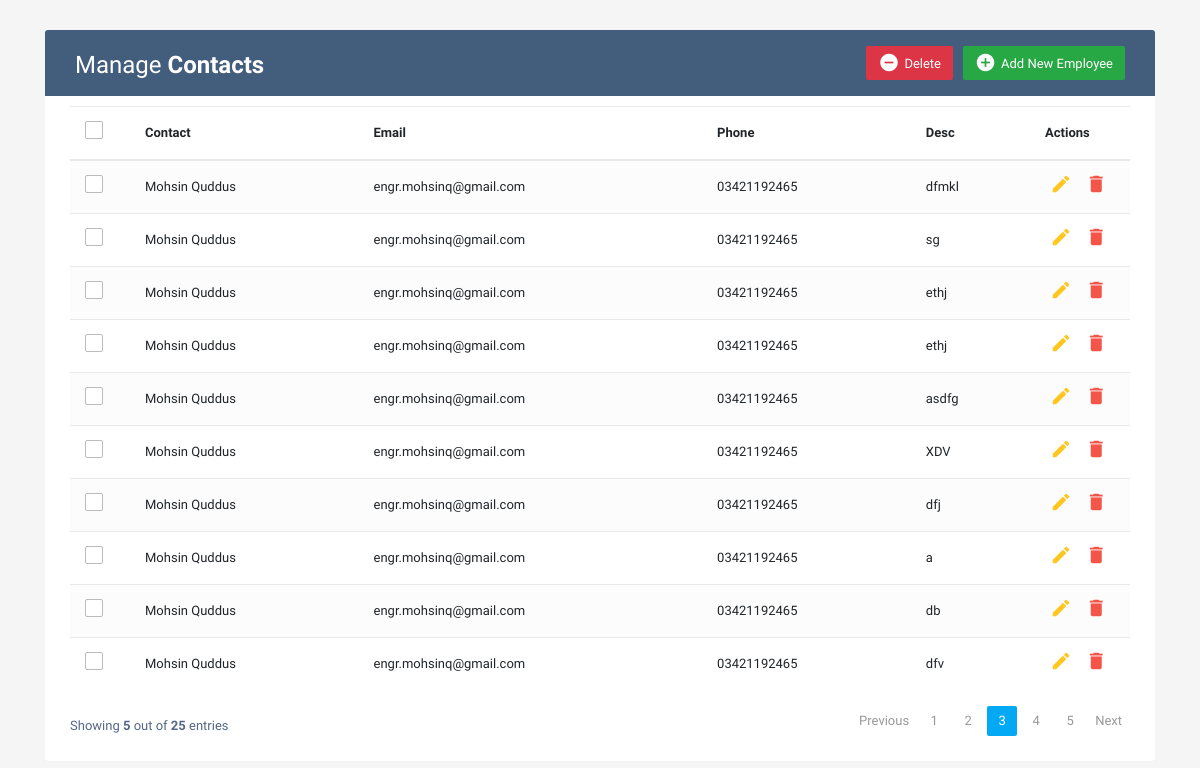
Screenshot of /contacts/display with the database file from the repository.
### Contacts/models.py (models this page shows, shortened)
class Contacts(models.Model):
    name = models.CharField(max_length=250)
    phone = models.CharField(max_length=250)
    email = models.CharField(max_length=250)
    desc = models.TextField(max_length=50)
    date = models.DateTimeField(auto_now=False, auto_now_add=False)

### Contacts/views.py (the view)
# urls.py: path('display', display, name='insert'),
def display(request):
    contacts = Contacts.objects.all()
    return render(request,'contacts/display.html',{'contacts':contacts})

### Templates/contacts/display.html (shortened to what this page needs)
<!DOCTYPE html>
<html lang="en">
<head>
<link rel="stylesheet" href="https://stackpath.bootstrapcdn.com/bootstrap/4.5.0/css/bootstrap.min.css">
<link rel="stylesheet" href="https://maxcdn.bootstrapcdn.com/font-awesome/4.7.0/css/font-awesome.min.css">
</head>
<body>
<div class="container-xl">
	<div class="table-responsive">
		<div class="table-wrapper">
			<div class="table-title">
				<div class="row">
					<div class="col-sm-6">
						<h2>Manage <b>Contacts</b></h2>
					</div>
					<div class="col-sm-6">
						<a href="/contacts/insert" class="btn btn-success"><i class="material-icons">&#xE147;</i> <span>Add New Employee</span></a>
						<a href="#deleteEmployeeModal" class="btn btn-danger" data-toggle="modal"><i class="material-icons">&#xE15C;</i> <span>Delete</span></a>
					</div>
				</div>
			</div>
			<table class="table table-striped table-hover">
				<thead>
					<tr>
						<th>
							<span class="custom-checkbox">
								<label for="selectAll"></label>
							</span>
						</th>
						<th>Contact</th>
						<th>Email</th>
						<th>Phone</th>
						<th>Desc</th>
						<th>Actions</th>
					</tr>
				</thead>
				<tbody>
					{% for contact in contacts %}
					<tr>
						<td>
							<span class="custom-checkbox">
								<label for="checkbox1"></label>
							</span>
						</td>
						<td>{{contact.name}}</td>
						<td>{{contact.email}}</td>
						<td>{{contact.phone}}</td>
						<td>{{contact.desc}}</td>
						<td>
							<a href="#editEmployeeModal" class="edit" data-toggle="modal"><i class="material-icons" data-toggle="tooltip" title="Edit">&#xE254;</i></a>
							<a href="#deleteEmployeeModal" class="delete" data-toggle="modal"><i class="material-icons" data-toggle="tooltip" title="Delete">&#xE872;</i></a>
						</td>
					</tr>
					{% endfor %}
				</tbody>
			</table>
			<div class="clearfix">
				<div class="hint-text">Showing <b>5</b> out of <b>25</b> entries</div>
				<ul class="pagination">
					<li class="page-item disabled"><a href="#">Previous</a></li>
					<li class="page-item"><a href="#" class="page-link">1</a></li>
					<li class="page-item"><a href="#" class="page-link">2</a></li>
					<li class="page-item active"><a href="#" class="page-link">3</a></li>
					<li class="page-item"><a href="#" class="page-link">4</a></li>
					<li class="page-item"><a href="#" class="page-link">5</a></li>
					<li class="page-item"><a href="#" class="page-link">Next</a></li>
				</ul>
			</div>
		</div>
	</div>
</div>
</body>
</html>

### Templates/contacts/display.html (style rules this page uses)
body { color: #566787; background: #f5f5f5; font-family: 'Varela Round', sans-serif; font-size: 13px; }
.table-responsive { margin: 30px 0; }
.table-wrapper { background: #fff; padding: 20px 25px; border-radius: 3px; min-width: 1000px; box-shadow: 0 1px 1px rgba(0,0,0,.05); }
.table-title { padding-bottom: 15px; background: #435d7d; color: #fff; padding: 16px 30px; min-width: 100%; margin: -20px -25px 10px; border-radius: 3px 3px 0 0; }
.table-title h2 { margin: 5px 0 0; font-size: 24px; }
.table-title .btn { color: #fff; float: right; font-size: 13px; border: none; min-width: 50px; border-radius: 2px; border: none; outline: none !important; margin-left: 10px; }
.table-title .btn i { float: left; font-size: 21px; margin-right: 5px; }
.table-title .btn span { float: left; margin-top: 2px; }
table.table tr th, table.table tr td { border-color: #e9e9e9; padding: 12px 15px; vertical-align: middle; }
table.table tr th:first-child { width: 60px; }
table.table tr th:last-child { width: 100px; }
table.table-striped tbody tr:nth-of-type(odd) { background-color: #fcfcfc; }
table.table td:last-child i { opacity: 0.9; font-size: 22px; margin: 0 5px; }
table.table td a { font-weight: bold; color: #566787; display: inline-block; text-decoration: none; outline: none !important; }
table.table td a.edit { color: #FFC107; }
table.table td a.delete { color: #F44336; }
table.table td i { font-size: 19px; }
.pagination { float: right; margin: 0 0 5px; }
.pagination li a { border: none; font-size: 13px; min-width: 30px; min-height: 30px; color: #999; margin: 0 2px; line-height: 30px; border-radius: 2px !important; text-align: center; padding: 0 6px; }
.pagination li.active a, .pagination li.active a.page-link { background: #03A9F4; }
.hint-text { float: left; margin-top: 10px; font-size: 13px; }
.custom-checkbox { position: relative; }
.custom-checkbox label:before { width: 18px; height: 18px; }
.custom-checkbox label:before { content: ''; margin-right: 10px; display: inline-block; vertical-align: text-top; background: white; border: 1px solid #bbb; border-radius: 2px; box-sizing: border-box; z-index: 2; }

### rows the page displays
Contacts: name "Mohsin Quddus", email "engr.mohsinq@gmail.com", phone "03421192465", desc "dfmkl"
Contacts: name "Mohsin Quddus", email "engr.mohsinq@gmail.com", phone "03421192465", desc "sg"
Contacts: name "Mohsin Quddus", email "engr.mohsinq@gmail.com", phone "03421192465", desc "ethj"
Contacts: name "Mohsin Quddus", email "engr.mohsinq@gmail.com", phone "03421192465", desc "ethj"
Contacts: name "Mohsin Quddus", email "engr.mohsinq@gmail.com", phone "03421192465", desc "asdfg"
Contacts: name "Mohsin Quddus", email "engr.mohsinq@gmail.com", phone "03421192465", desc "XDV"
Contacts: name "Mohsin Quddus", email "engr.mohsinq@gmail.com", phone "03421192465", desc "dfj"
Contacts: name "Mohsin Quddus", email "engr.mohsinq@gmail.com", phone "03421192465", desc "a"
Contacts: name "Mohsin Quddus", email "engr.mohsinq@gmail.com", phone "03421192465", desc "db"
Contacts: name "Mohsin Quddus", email "engr.mohsinq@gmail.com", phone "03421192465", desc "dfv"
